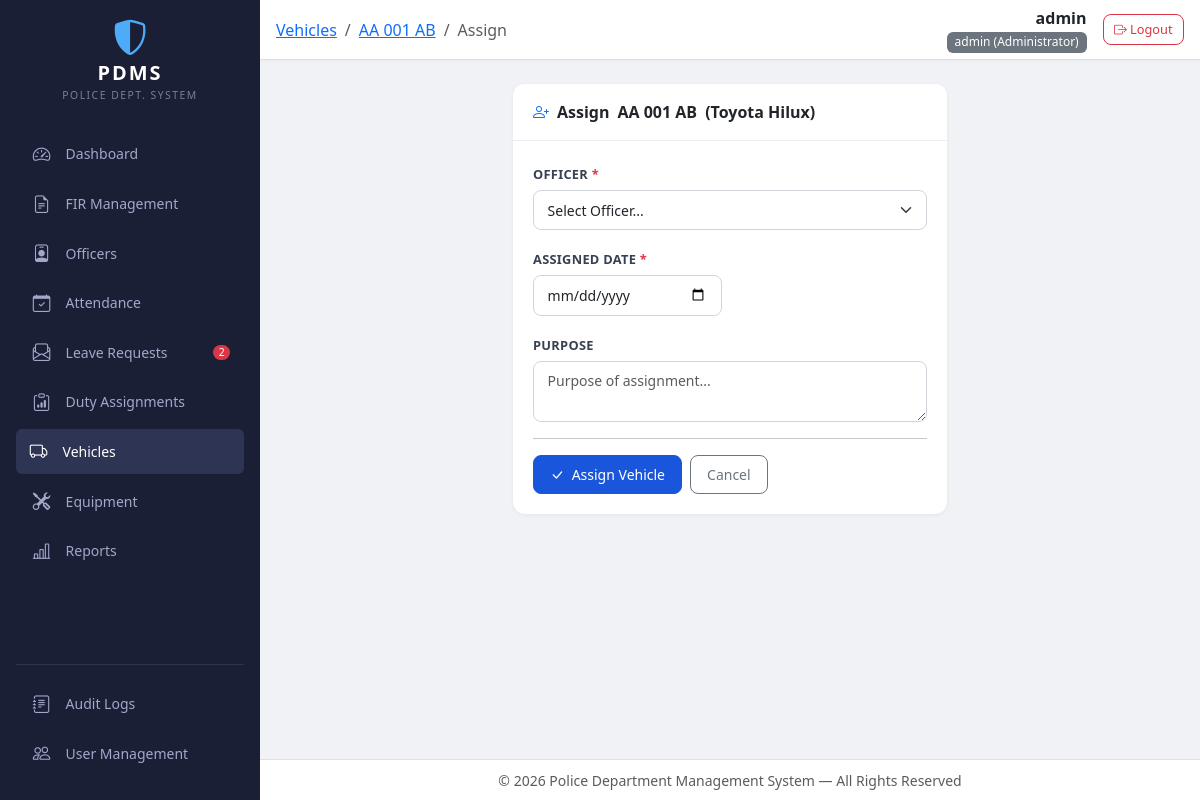
/fleet/vehicles/1/assign/ (signed in), run on the app's committed database.
### fleet/models.py (models this page shows, shortened)
class Vehicle(models.Model):
    STATUS_CHOICES = (
        ('AVAILABLE', 'Available'), ('ASSIGNED', 'Assigned'),
        ('MAINTENANCE', 'In Maintenance'), ('OUT_OF_SERVICE', 'Out of Service'),
    )
    TYPE_CHOICES = (
        ('PATROL', 'Patrol Car'), ('VAN', 'Van'),
        ('MOTORCYCLE', 'Motorcycle'), ('TRUCK', 'Truck'),
        ('SUV', 'SUV'), ('OTHER', 'Other'),
    )
    plate_number = models.CharField(max_length=50, unique=True)
    vehicle_type = models.CharField(max_length=30, choices=TYPE_CHOICES)
    make = models.CharField(max_length=100)
    model = models.CharField(max_length=100, blank=True)
    year = models.IntegerField(null=True, blank=True)
    status = models.CharField(max_length=20, choices=STATUS_CHOICES, default='AVAILABLE')
    mileage = models.IntegerField(default=0)
    fuel_capacity = models.FloatField(blank=True, null=True)
    created_at = models.DateTimeField(auto_now_add=True)
    class Meta:
        ordering = ['plate_number']

### core/models.py (models this page shows)
class CustomUser(AbstractBaseUser, PermissionsMixin):
    username = models.CharField(max_length=150, unique=True)
    full_name = models.CharField(max_length=255, blank=True)
    role = models.CharField(max_length=30, choices=ROLE_CHOICES, default='CLERK')
    is_active = models.BooleanField(default=True)
    is_staff = models.BooleanField(default=False)
    failed_attempts = models.IntegerField(default=0)
    locked_until = models.DateTimeField(null=True, blank=True)
    created_at = models.DateTimeField(auto_now_add=True)
    updated_at = models.DateTimeField(auto_now=True)
    officer = models.OneToOneField(
        'cases.Officer', on_delete=models.SET_NULL,
        null=True, blank=True, related_name='user_account'
    )
    objects = CustomUserManager()
    USERNAME_FIELD = 'username'
    REQUIRED_FIELDS = []
    def has_min_role(self, min_role):
        return ROLE_HIERARCHY.get(self.role, 0) >= ROLE_HIERARCHY.get(min_role, 0)
    def __str__(self):
        return f"{self.username} ({self.get_role_display()})"

### fleet/views.py (the view, shortened to what this page needs)
# urls.py: path('vehicles/<int:pk>/assign/', views.vehicle_assign, name='vehicle_assign'),
@require_role('CLERK')
def vehicle_assign(request, pk):
    vehicle = get_object_or_404(Vehicle, pk=pk)
    officers = Officer.objects.filter(is_active=True)
    return render(request, 'fleet/vehicle_assign.html', {'vehicle': vehicle, 'officers': officers})

### core/context_processors.py (called while the page is built)
def global_context(request):
    pending_leave_count = 0
    if request.user.is_authenticated:
        from core.models import ROLE_HIERARCHY
        user_level = ROLE_HIERARCHY.get(request.user.role, 0)
        if user_level >= ROLE_HIERARCHY.get('STATION_COMMANDER', 3):
            from staff.models import LeaveRequest
            pending_leave_count = LeaveRequest.objects.filter(status='PENDING').count()
    return {
        'pending_leave_count': pending_leave_count,
    }

### core/templatetags/role_tags.py (called while the page is built)
@register.filter
def role_badge(role):
    label = ROLE_LABELS.get(role, role)
    color = ROLE_COLORS.get(role, 'secondary')
    return f'<span class="badge bg-{color}">{label}</span>'

@register.filter
def has_role(user, min_role):
    if not user or not user.is_authenticated:
        return False
    return user.has_min_role(min_role)

### templates/fleet/vehicle_assign.html (shortened to what this page needs)
{% extends 'base.html' %}
{% load role_tags %}
{% block nav_vehicles %}active text-white{% endblock %}
{% block breadcrumb %}
<li class="breadcrumb-item"><a href="{% url 'fleet:vehicle_list' %}">Vehicles</a></li>
<li class="breadcrumb-item"><a href="{% url 'fleet:vehicle_detail' vehicle.id %}">{{ vehicle.plate_number }}</a></li>
<li class="breadcrumb-item active">Assign</li>
{% endblock %}
{% block content %}
<div class="row justify-content-center">
    <div class="col-lg-8 col-xl-6">
        <div class="card content-card">
            <div class="card-header d-flex align-items-center gap-2">
                <i class="bi bi-person-plus text-primary"></i>
                Assign <strong>{{ vehicle.plate_number }}</strong> ({{ vehicle.make }} {{ vehicle.model }})
            </div>
            <div class="card-body">
                <form method="post">
                    <div class="row g-3">
                        <div class="col-12">
                            <label class="form-label">Officer <span class="text-danger">*</span></label>
                            <select name="officer" class="form-select" required>
                                <option value="">Select Officer...</option>
                            </select>
                        </div>
                        <div class="col-md-6">
                            <label class="form-label">Assigned Date <span class="text-danger">*</span></label>
                            <input type="date" name="assigned_date" class="form-control" required>
                        </div>
                        <div class="col-12">
                            <label class="form-label">Purpose</label>
                            <textarea name="purpose" class="form-control" rows="2" placeholder="Purpose of assignment..."></textarea>
                        </div>
                    </div>
                    <hr class="my-3">
                    <div class="d-flex gap-2">
                        <button type="submit" class="btn btn-primary">
                            <i class="bi bi-check-lg me-1"></i> Assign Vehicle
                        </button>
                        <a href="{% url 'fleet:vehicle_detail' vehicle.id %}" class="btn btn-outline-secondary">Cancel</a>
                    </div>
                </form>
            </div>
        </div>
    </div>
</div>
{% endblock %}

### templates/base.html (shortened to what this page needs)
{% load role_tags %}
<!DOCTYPE html>
<html lang="en" data-bs-theme="light">
<head>
    <link href="https://cdn.jsdelivr.net/npm/bootstrap@5.3.3/dist/css/bootstrap.min.css" rel="stylesheet">
    <link href="https://cdn.jsdelivr.net/npm/bootstrap-icons@1.11.3/font/bootstrap-icons.min.css" rel="stylesheet">
    <link href="/static/css/style.css" rel="stylesheet">
</head>
<body>
    <nav id="sidebar" class="bg-dark-navy d-flex flex-column flex-shrink-0 p-3">
        <div class="d-flex align-items-center mb-4">
            <div class="sidebar-brand text-center w-100">
                <div class="sidebar-logo">
                    <i class="bi bi-shield-shaded"></i>
                </div>
                <span class="sidebar-title">PDMS</span>
                <div class="sidebar-subtitle">Police Dept. System</div>
            </div>
        </div>
        <ul class="nav nav-pills flex-column gap-1 flex-grow-1">
            <li class="nav-item">
                <a href="{% url 'core:dashboard' %}" class="nav-link sidebar-link {% block nav_dashboard %}{% endblock %}">
                    <i class="bi bi-speedometer2"></i>
                    <span>Dashboard</span>
                </a>
            </li>
            <li class="nav-item">
                <a href="{% url 'cases:fir_list' %}" class="nav-link sidebar-link {% block nav_cases %}{% endblock %}">
                    <i class="bi bi-file-earmark-text"></i>
                    <span>FIR Management</span>
                </a>
            </li>
            <li class="nav-item">
                <a href="{% url 'staff:officer_list' %}" class="nav-link sidebar-link {% block nav_officers %}{% endblock %}">
                    <i class="bi bi-person-badge"></i>
                    <span>Officers</span>
                </a>
            </li>
            <li class="nav-item">
                <a href="{% url 'staff:attendance' %}" class="nav-link sidebar-link {% block nav_attendance %}{% endblock %}">
                    <i class="bi bi-calendar-check"></i>
                    <span>Attendance</span>
                </a>
            </li>
            <li class="nav-item">
                <a href="{% url 'staff:leave_list' %}" class="nav-link sidebar-link {% block nav_leaves %}{% endblock %}">
                    <i class="bi bi-envelope-paper"></i>
                    <span>Leave Requests</span>
                    {% if pending_leave_count > 0 %}
                        <span class="badge bg-danger ms-auto rounded-pill">{{ pending_leave_count }}</span>
                    {% endif %}
                </a>
            </li>
            <li class="nav-item">
                <a href="{% url 'staff:duty_list' %}" class="nav-link sidebar-link {% block nav_duty %}{% endblock %}">
                    <i class="bi bi-clipboard-data"></i>
                    <span>Duty Assignments</span>
                </a>
            </li>
            <li class="nav-item">
                <a href="{% url 'fleet:vehicle_list' %}" class="nav-link sidebar-link {% block nav_vehicles %}{% endblock %}">
                    <i class="bi bi-truck"></i>
                    <span>Vehicles</span>
                </a>
            </li>
            <li class="nav-item">
                <a href="{% url 'fleet:equipment_list' %}" class="nav-link sidebar-link {% block nav_equipment %}{% endblock %}">
                    <i class="bi bi-tools"></i>
                    <span>Equipment</span>
                </a>
            </li>
            <li class="nav-item">
                <a href="{% url 'reports:dashboard_report' %}" class="nav-link sidebar-link {% block nav_reports %}{% endblock %}">
                    <i class="bi bi-bar-chart-line"></i>
                    <span>Reports</span>
                </a>
            </li>
        </ul>
        <hr class="border-secondary opacity-25">
        {% if user|has_role:"STATION_COMMANDER" %}
        <ul class="nav nav-pills flex-column gap-1 mb-2">
            <li class="nav-item">
                <a href="{% url 'core:audit_logs' %}" class="nav-link sidebar-link {% block nav_audit %}{% endblock %}">
                    <i class="bi bi-journal-text"></i>
                    <span>Audit Logs</span>
                </a>
            </li>
            {% if user|has_role:"ADMIN" %}
            <li class="nav-item">
                <a href="{% url 'core:user_list' %}" class="nav-link sidebar-link {% block nav_users %}{% endblock %}">
                    <i class="bi bi-people"></i>
                    <span>User Management</span>
                </a>
            </li>
            {% endif %}
        </ul>
        {% endif %}
    </nav>
    <div id="main-wrapper">
        <header class="top-navbar">
            <div class="d-flex align-items-center justify-content-between w-100 px-3">
                <div class="d-flex align-items-center gap-3">
                    <nav aria-label="breadcrumb">
                        <ol class="breadcrumb mb-0">
                            {% block breadcrumb %}{% endblock %}
                        </ol>
                    </nav>
                </div>
                <div class="d-flex align-items-center gap-3">
                    <div class="text-end d-none d-sm-block">
                        <div class="fw-semibold text-truncate" style="max-width: 180px;">{{ user.get_full_name|default:user.username }}</div>
                        <div class="text-muted small">{{ user|role_badge|safe }}</div>
                    </div>
                    <a href="{% url 'core:logout' %}" class="btn btn-outline-danger btn-sm" title="Logout">
                        <i class="bi bi-box-arrow-right"></i>
                        <span class="d-none d-md-inline">Logout</span>
                    </a>
                </div>
            </div>
        </header>
        <main class="main-content p-3 p-md-4">
            {% block content %}{% endblock %}
        </main>
        <footer class="main-footer text-center text-muted py-2 px-3">
            <small>&copy; {% now "Y" %} Police Department Management System &mdash; All Rights Reserved</small>
        </footer>
    </div>
</body>
</html>

### static/css/style.css (style rules this page uses)
:root { --sidebar-width: 260px; --sidebar-bg: #1a1f36; --sidebar-hover: #252b45; --sidebar-active: #2d3454; --sidebar-text: #a2a8c8; --sidebar-text-active: #ffffff; --navbar-height: 60px; --body-bg: #f0f2f5; }
* { margin: 0; padding: 0; box-sizing: border-box; }
html, body { height: 100%; font-family: 'Segoe UI', system-ui, -apple-system, sans-serif; background: var(--body-bg); overflow: hidden; }
#sidebar { position: fixed; top: 0; left: 0; bottom: 0; width: var(--sidebar-width); background: var(--sidebar-bg); color: var(--sidebar-text); overflow-y: auto; z-index: 1050; transition: transform 0.3s ease; }
.bg-dark-navy { background-color: var(--sidebar-bg) !important; }
.sidebar-brand { padding: 4px 0; }
.sidebar-logo { font-size: 2.2rem; color: #4dabf7; line-height: 1; }
.sidebar-title { display: block; font-size: 1.25rem; font-weight: 700; color: #ffffff; letter-spacing: 2px; margin-top: 2px; }
.sidebar-subtitle { font-size: 0.65rem; color: var(--sidebar-text); text-transform: uppercase; letter-spacing: 1.5px; opacity: 0.7; }
.sidebar-link { display: flex; align-items: center; gap: 0.75rem; padding: 0.6rem 0.85rem; color: var(--sidebar-text) !important; border-radius: 0.5rem; font-size: 0.875rem; font-weight: 500; transition: all 0.2s ease; text-decoration: none; background: transparent !important; border: none !important; }
.sidebar-link i { font-size: 1.1rem; width: 1.5rem; text-align: center; }
.sidebar-link.active, .sidebar-link.text-white { background: var(--sidebar-active) !important; color: var(--sidebar-text-active) !important; border-left: 3px solid #4dabf7; padding-left: calc(0.85rem - 3px); }
.sidebar-link .badge { font-size: 0.65rem; padding: 0.25em 0.55em; }
#main-wrapper { margin-left: var(--sidebar-width); min-height: 100vh; display: flex; flex-direction: column; }
.top-navbar { height: var(--navbar-height); background: #ffffff; border-bottom: 1px solid #e0e0e0; display: flex; align-items: center; position: sticky; top: 0; z-index: 1040; box-shadow: 0 1px 3px rgba(0,0,0,0.04); }
.main-content { flex: 1; overflow-y: auto; }
.main-footer { border-top: 1px solid #e0e0e0; background: #ffffff; flex-shrink: 0; }
.content-card { border: none; border-radius: 0.75rem; box-shadow: 0 1px 4px rgba(0,0,0,0.06); }
.content-card .card-header { background: #ffffff; border-bottom: 1px solid #ebedf2; padding: 1rem 1.25rem; border-radius: 0.75rem 0.75rem 0 0 !important; font-weight: 600; }
.content-card .card-body { padding: 1.25rem; }
.badge { font-weight: 500; font-size: 0.75rem; padding: 0.35em 0.65em; border-radius: 0.375rem; }
.btn { font-size: 0.875rem; font-weight: 500; border-radius: 0.5rem; padding: 0.5rem 1rem; transition: all 0.2s ease; }
.btn-sm { padding: 0.3rem 0.65rem; font-size: 0.8rem; }
.btn-primary { background-color: #1a56db; border-color: #1a56db; }
.form-control, .form-select { border-radius: 0.5rem; border: 1px solid #d1d5db; padding: 0.55rem 0.85rem; font-size: 0.875rem; transition: border-color 0.2s ease, box-shadow 0.2s ease; }
.form-label { font-weight: 600; font-size: 0.8rem; color: #374151; margin-bottom: 0.35rem; text-transform: uppercase; letter-spacing: 0.3px; }
.fw-semibold { font-weight: 600; }

### data on the page
Vehicle: plate_number "AA 001 AB", make "Toyota", model "Hilux"
CustomUser: get_full_name "admin", id+username+role "admin (Administrator)"

### other printed values
{{ pending_leave_count }} "2"
